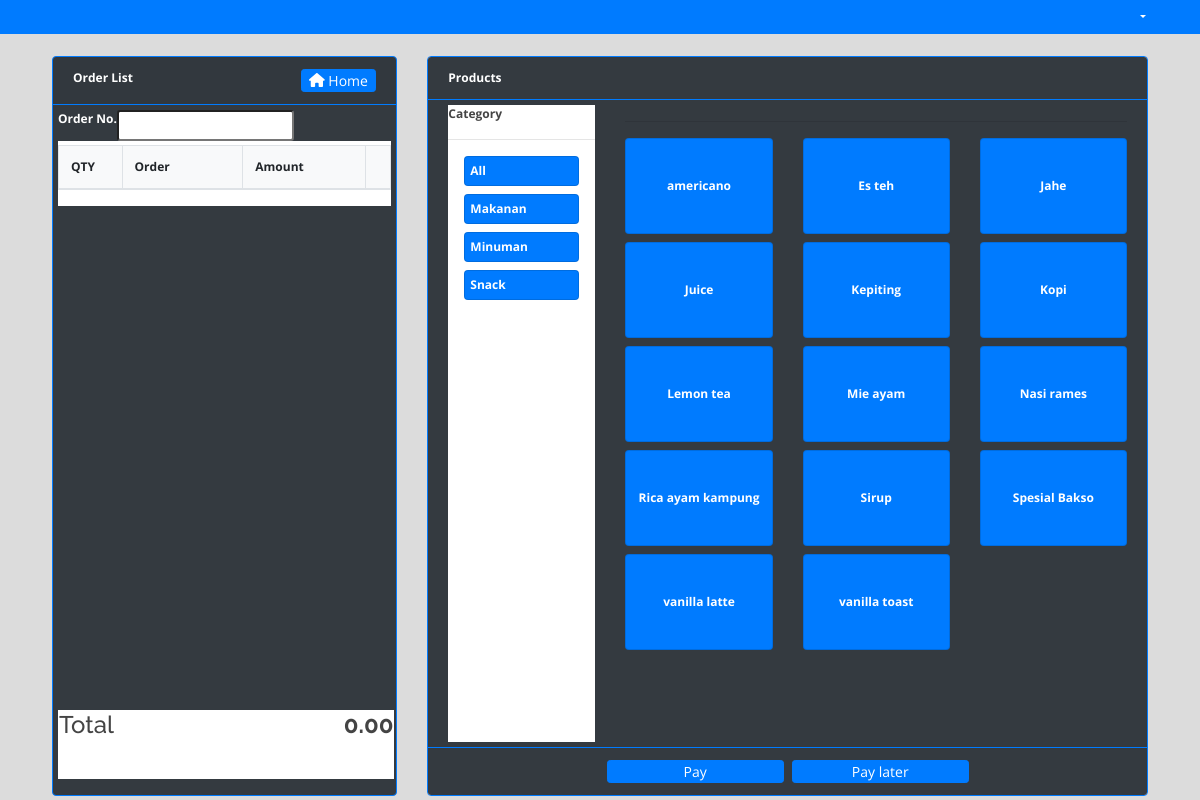
The app's page /kasir/index.php with its own data.
### tables this page shows
CREATE TABLE `categories` (
  `id` int(30) NOT NULL,
  `name` varchar(200) NOT NULL,
  `description` text NOT NULL
);

CREATE TABLE `products` (
  `id` int(30) NOT NULL,
  `category_id` int(30) NOT NULL,
  `name` varchar(200) NOT NULL,
  `description` text NOT NULL,
  `price` float NOT NULL,
  `status` tinyint(1) NOT NULL DEFAULT 1 COMMENT '0=Unavailable,1=Available'
);

### kasir/home.php (the view, shortened to what this page needs)
<?php include '../db_connect.php' ?>
<div class="container-fluid o-field">
	<div class="row mt-3 ml-3 mr-3">
        <div class="col-lg-4">
           <div class="card bg-dark border-primary">
                <div class="card-header text-white  border-primary">
                    <b>Order List</b>
                <span class="float:right"><a class="btn btn-primary btn-sm col-sm-3 float-right" href="../index.php" id="">
                    <i class="fa fa-home"></i> Home
                </a></span>
                </div>
               <div class="card-body">
            <form action="" id="manage-order">
                <div class="bg-white" id='o-list'>
                            <div class="d-flex w-100 bg-dark mb-1">
                                <label for="" class="text-white"><b>Order No.</b></label>
                                <input type="number" class="form-control-sm" name="order_number" value="<?php echo isset($order_number) ? $order_number : '' ?>" required>
                            </div>
                   <table class="table table-bordered bg-light" >
                        <colgroup>
                            <col width="20%">
                            <col width="40%">
                            <col width="40%">
                            <col width="5%">
                        </colgroup>
                       <thead>
                           <tr>
                               <th>QTY</th>
                               <th>Order</th>
                               <th>Amount</th>
                               <th></th>
                           </tr>
                       </thead>
                   </table>
                </div>
                   <div class="d-block bg-white" id="calc">
                       <table class="" width="100%">
                           <tbody>
                                <tr>
                                   <td><b><h4>Total</h4></b></td>
                                   <td class="text-right">
                                       <span class=""><h4><b id="total_amount">0.00</b></h4></span>
                                   </td>
                               </tr>
                           </tbody>
                       </table>
                   </div>
           </form>
               </div>
           </div>
        </div>
        <div class="col-lg-8  p-field">
            <div class="card border-primary">
                <div class="card-header bg-dark text-white  border-primary">
                    <b>Products</b>
                </div>
                <div class="card-body bg-dark d-flex" id='prod-list'>
                    <div class="col-md-3">
                        <div class="w-100 pr-0 bg-white" id="cat-list">
                            <b>Category</b>
                            <hr>
                            <div class="card bg-primary mx-3 mb-2 cat-item" style="height:auto !important;" data-id = 'all'>
                                <div class="card-body">
                                    <span><b class="text-white">
                                        All
                                    </b></span>
                                </div>
                            </div>
                            <?php
                            $qry = $conn->query("SELECT * FROM categories order by name asc");
                            while($row=$qry->fetch_assoc()):
                            ?>
                            <div class="card bg-primary mx-3 mb-2 cat-item" style="height:auto !important;" data-id = '<?php echo $row['id'] ?>'>
                                <div class="card-body">
                                    <span><b class="text-white">
                                        <?php echo ucwords($row['name']) ?>
                                    </b></span>
                                </div>
                            </div>
                            <?php endwhile; ?>
                        </div>
                    </div>
                    <div class="col-md-9">
                        <hr>
                        <div class="row">
                            <?php
                            $prod = $conn->query("SELECT * FROM products where status = 1 order by name asc");
                            while($row=$prod->fetch_assoc()):
                            ?>
                            <div class="col-md-4 mb-2">
                                <div class="card bg-primary prod-item" data-json = '<?php echo json_encode($row) ?>' data-category-id="<?php echo $row['category_id'] ?>">
                                    <div class="card-body">
                                        <span><b class="text-white">
                                            <?php echo $row['name'] ?>
                                        </b></span>
                                    </div>
                                </div>
                            </div>
                        <?php endwhile; ?>
                        </div>
                    </div>
                </div>
            <div class="card-footer bg-dark  border-primary">
                <div class="row justify-content-center">
                    <div class="btn btn btn-sm col-sm-3 btn-primary mr-2" type="button" id="pay">Pay</div>
                    <div class="btn btn btn-sm col-sm-3 btn-primary" type="button" id="save_order">Pay later</div>
                </div>
            </div>
            </div>
        </div>
    </div>
</div>

### assets/css/style.css (style rules this page uses)
body { font-family: "Open Sans", sans-serif; color: #444444; width: 100%; height: calc(100%); font-size: 12px; }
a { color: #1977cc; }
h1, h2, h3, h4, h5, h6 { font-family: "Raleway", sans-serif; }
.justify-content-center { justify-content: center !important; }
.btn-sm { padding: .0001rem .2rem; }

### kasir/index.php (style rules this page uses)
body { background: #80808045; position: fixed; width: calc(100%); height: calc(100%); overflow: auto; }

### kasir/home.php (style rules this page uses)
main .card { height:calc(100%); }
main .card-body { height:calc(100%); overflow: auto; padding: 5px; position: relative; }
main .container-fluid, main .container-fluid>.row,main .container-fluid>.row>div { height:calc(100%); }
#o-list { height: calc(87%); overflow: auto; }
#calc { position: absolute; bottom: 1rem; height: calc(10%); width: calc(98%); }
.prod-item { min-height: 12vh; cursor: pointer; }
.prod-item .card-body { display: flex; justify-content: center; align-items: center; }
#cat-list { height: calc(100%) }
.cat-item { cursor: pointer; }

### records on screen
categories: name "Makanan"
categories: name "Minuman"
categories: name "Snack"
products: name "americano"
products: name "Es teh"
products: name "Jahe"
products: name "Juice"
products: name "Kepiting"
products: name "Kopi"
products: name "Lemon tea"
products: name "Mie ayam"
products: name "Nasi rames"
products: name "Rica ayam kampung"
products: name "Sirup"
products: name "Spesial Bakso"
products: name "vanilla latte"
products: name "vanilla toast"
